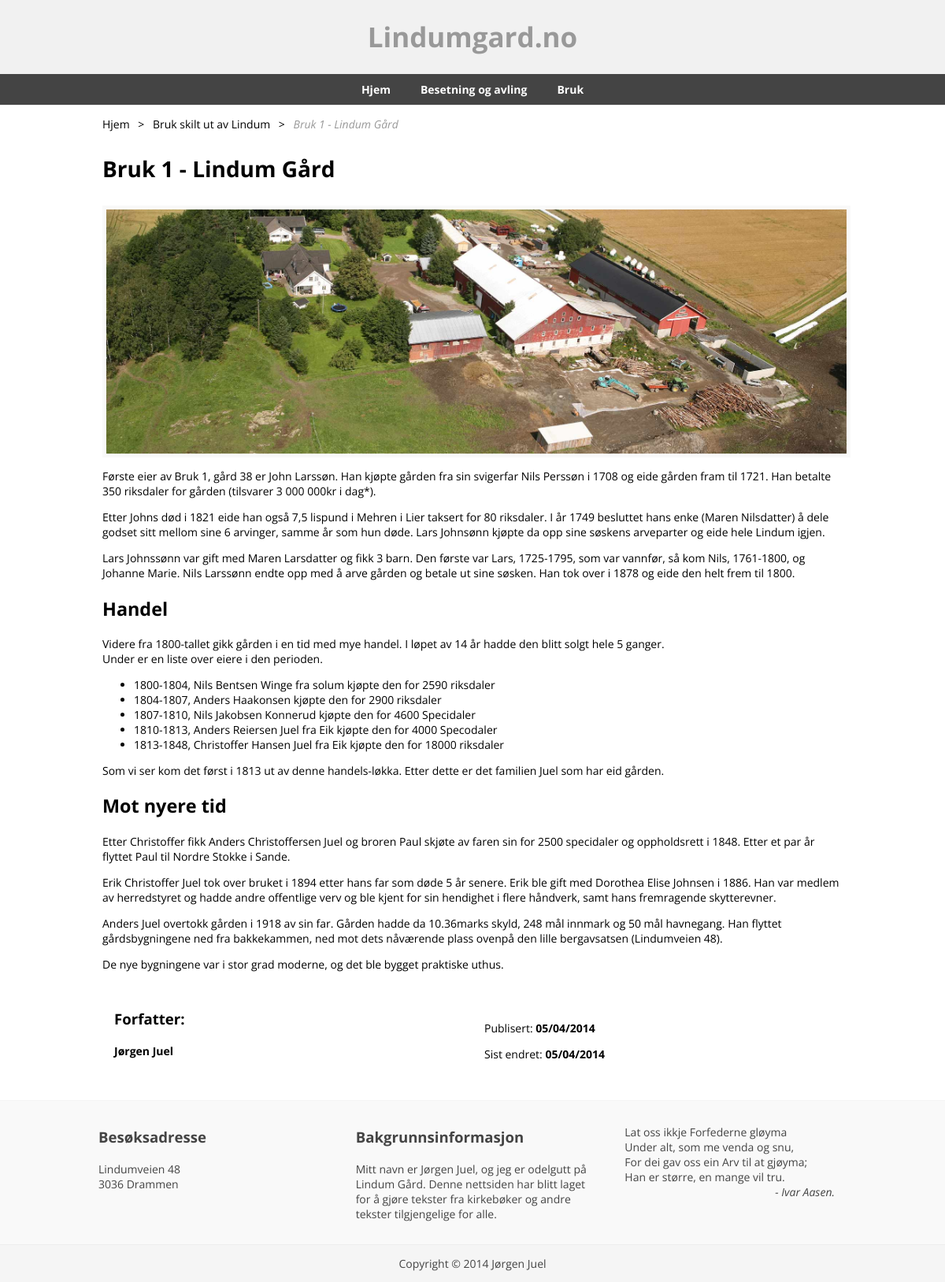
The page /bruk/lindum-gard/ on the database its author committed.
### tables this page shows
CREATE TABLE `meny` (
  `id` int(11) NOT NULL AUTO_INCREMENT,
  `item` int(11) NOT NULL,
  `title` varchar(255) DEFAULT NULL,
  PRIMARY KEY (`id`),
  KEY `fk_menyinnhold` (`item`),
  CONSTRAINT `fk_menyinnhold` FOREIGN KEY (`item`) REFERENCES `innhold` (`id`)
);

CREATE TABLE `innhold` (
  `id` int(11) NOT NULL AUTO_INCREMENT,
  `slug` varchar(255) DEFAULT NULL,
  `title` text,
  `content` text,
  `excerpt` text,
  `created` datetime DEFAULT NULL,
  `modified` datetime DEFAULT NULL,
  `template` varchar(255) DEFAULT NULL,
  `sidebar` tinyint(1) DEFAULT NULL,
  `parent` varchar(255) DEFAULT NULL,
  `parent_url` varchar(255) DEFAULT NULL,
  `author` int(11) DEFAULT NULL,
  PRIMARY KEY (`id`),
  KEY `fk_innhold_forfatter` (`author`),
  CONSTRAINT `fk_innhold_forfatter` FOREIGN KEY (`author`) REFERENCES `forfatter` (`id`) ON DELETE SET NULL ON UPDATE SET NULL
);

### index.php (called while the page is built)
<?php require_once("inc/header.php");?>
<?php require_once($page->template);?>
<?php require_once("inc/footer.php"); ?>

### templates/page.php (the view, shortened to what this page needs)
<div class="content<?php if($page->sidebar) echo " sidebar"; ?>">
  <article>
    <header>
      <?php echo $page->getBreadcrumbs(); ?>
      <h1 class="entry-title"><?php echo $page->title; ?></h1>
    </header>
    <div class="page-content">
      <?php echo $page->content; ?>
    </div>
    <footer class="flex">
      <div class="grow6">
        <h3>Forfatter:</h3>
        <p><strong>Jørgen Juel</strong></p>
      </div>
      <div class="grow6">
        <br>
        <p>Publisert: <strong><?php echo $page->getDate("pub", "d/m/Y"); ?></strong></p>
        <p>Sist endret: <strong><?php echo $page->getDate("pub", "d/m/Y"); ?></strong></p>
      </div>
    </footer>
  </article>
</div>

### inc/header.php (shortened to what this page needs)
<?php
	require_once("functions.php");
	global $conn;
	$page = new Page($conn);
?>
<!doctype html>
<html>
<head>
	<link rel="stylesheet" href="/assets/css/style.css">
</head>
<body>
	<header id="main-header">
		<div class="logo">
			<h1><a href="/">Lindumgard.no</a></h1>
		</div>
		<?php require_once("menu.php"); ?>
	</header>
	<section class="main">

### inc/menu.php (shortened to what this page needs)
<nav>
  <ul id="main-menu">
    <li <?php if($page->slug == "home") echo ' class="active"'; ?>><a href="/index.php">Hjem</a></li>
<?php foreach($page->getMenu() as $item):?>
  <li<?php if($item->slug == $page->slug) echo ' class="active"'; ?>>
    <a href="/<?php echo $item->slug; ?>"><?php echo $item->title ?></a>
  </li>
<?php endforeach; ?>
  </ul>
</nav>

### inc/functions.php (shortened to what this page needs)
<?php
class Page{
  public $slug;
  public static $connect;
  public $title;
  public $parent;
  public $parent_url = "";
  function __construct($connect)
  {
    self::$connect = $connect;
    if($this->slug == "home"){
      $this->title = "Hjem";
      $this->template = "templates/home.php";
    }else{
      $this->retrievePage();
    }
  }
  protected  function retrievePage()
  {
    try{
      $stmt = self::$connect->prepare("
        SELECT innhold.id AS id, slug, title, content, excerpt, created, modified, template, sidebar, parent, parent_url, concat(fornavn, ' ', etternavn) AS forfatter, epost
        FROM innhold
        LEFT OUTER JOIN forfatter ON author = forfatter.id
        WHERE slug = :slug
        LIMIT 1;"
      );
      $stmt->bindParam(":slug", $this->slug, PDO::PARAM_STR);
      $stmt->setFetchMode(PDO::FETCH_INTO, $this);
      $stmt->execute();
    }catch(PDOException $e){
      echo 'ERROR: '. $e->getMessage();
    }
  }
  protected function assignSlug()
  {
    if(isset($_GET["q"])){
      $slug = $_GET["q"];
      $pos = strpos($slug, "/");
      if($pos !== false){
        $slug = substr($slug, $pos+1, strlen($slug));
      }
      $this->slug = $slug;
    }else{
      $this->slug = "home";
    }
  }
  public static function getMenu()
  {
    try{
      $stmt = self::$connect->prepare('SELECT meny.id, meny.title, slug FROM meny INNER JOIN innhold ON meny.item = innhold.id; ');
      $stmt->execute();
      $result = $stmt->fetchAll(PDO::FETCH_OBJ);
      if(count($result)){
        return $result;
      }else{
        return 0;
      }
    }catch(PDOException $e){
      echo 'ERROR: '. $e->getMessage();
    }
  }
  public function getBreadcrumbs()
  {
    $sep = ' > ';
    $output = '<p class="breadcrumbs">';
    $output .= '<a href="/">Hjem</a>';
    $output .= $sep;
    if(!empty($this->parent)){
      $output .= '<a href="/'.$this->parent_url.'">'.$this->parent.'</a> ';
      $output .= $sep;
    }
    $output .= '<span class="current">'.$this->title.'</span>';
    $output .= '</p>';
    return $output;
  }
  public function getDate($type = "pub", $format = "")
  {
    switch($type){
      case "pub":
        $time = $this->created;
        break;
    }
    $date = new DateTime($time);
    return $date->format($format);
  }
}

### inc/footer.php (shortened to what this page needs)
	</section>
	<footer class="main-footer">
    <div class="info">
      <div class="flex">
        <div class="grow4">
          <h3>Besøksadresse</h3>
          <p>Lindumveien 48<br>3036 Drammen</p>
        </div>
        <div class="grow4">
          <h3>Bakgrunnsinformasjon</h3>
          <p>Mitt navn er Jørgen Juel, og jeg er odelgutt på Lindum Gård. Denne nettsiden har blitt laget for å gjøre tekster fra kirkebøker og andre tekster tilgjengelige for alle.</p>
        </div>
        <div class="grow4">
          <blockquote><p>Lat oss ikkje Forfederne gløyma<br>
            Under alt, som me venda og snu,<br>
            For dei gav oss ein Arv til at gjøyma;<br>
            Han er større, en mange vil tru.
            <span class="by">Ivar Aasen.</span></p></blockquote>
        </div>
      </div>
    </div>
    <div class="copyright">
      <div>
    		<p>Copyright &copy; 2014 Jørgen Juel</p>
      </div>
    </div>
	</footer>
</body>
</html>

### assets/css/style.css (style rules this page uses)
body, html { margin: 0; padding: 0; }
body { display: -moz-flex; display: -webkit-flex; display: flex; flex-direction: column; flex-wrap: wrap; align-items: center; justify-content: center; font-size: 14px; }
* { font-family: "open sans", arial, sans-serif; }
h1 { font-size: 2em; }
h2 { font-size: 1.67em; }
h3 { font-size: 1.33em; }
blockquote { margin: 15px; }
blockquote .by { font-style: italic; text-align: right; display: block; }
blockquote .by:before { content: "- "; }
.breadcrumbs a { color: #000; text-decoration: none; margin-right: 7px; margin-left: 7px; }
.breadcrumbs a:first-child { margin-left: 0px; }
.breadcrumbs .current { color: #999; margin-left: 7px; font-style: italic; }
header#main-header { display: -moz-flex; display: -webkit-flex; display: flex; flex-direction: column; flex-wrap: nowrap; justify-content: center; align-items: center; background: #f1f1f1; border-bottom: 1px solid #e5e5e5; width: 100%; }
header#main-header .logo h1 { font-size: 2.5em; text-align: center; }
header#main-header .logo a { color: #999; text-shadow: -3px -3px 1px rgba(0, 0, 0, 0.9) inset; text-decoration: none; }
header#main-header nav { display: -moz-flex; display: -webkit-flex; display: flex; background: #444; flex-direction: row; flex-wrap: wrap; justify-content: center; width: 100%; -webkit-transition: box-shadow 0.3s ease-in-out; -moz-transition: box-shadow 0.3s ease-in-out; -ms-transition: box-shadow 0.3s ease-in-out; -o-transition: box-shadow 0.3s ease-in-out; transition: box-shadow 0.3s ease-in-out; z-index: 50; }
header#main-header nav ul { display: -moz-flex; display: -webkit-flex; display: flex; flex-direction: row; flex-wrap: nowrap; margin: 0; padding: 0; line-height: 39px; }
header#main-header nav ul li { list-style: none; -webkit-transition: all .3s; -moz-transition: all .3s; -ms-transition: all .3s; -o-transition: all .3s; transition: all .3s; padding: 0 4px; margin-right: 30px; }
header#main-header nav ul li:last-child { margin-right: 0; }
header#main-header nav ul li a { color: #fff; text-decoration: none; font-weight: bold; font-size: 14px; }
section.main .content { display: -moz-flex; display: -webkit-flex; display: flex; flex-direction: row; flex-wrap: wrap; align-items: flex-start; justify-content: center; }
section.main article { width: 940px; }
section.main img { padding: 5px; border: 1px solid $ccc; background: #f9f9f9; display: block; }
section.main img.full { width: 100%; height: auto; }
.flex { display: -moz-flex; display: -webkit-flex; display: flex; flex-flow: row wrap; justify-content: space-around; }
.flex > * { padding: 15px; -webkit-box-sizing: border-box; -moz-box-sizing: border-box; box-sizing: border-box; }
.flex .grow6 { width: 50%; }
.flex .grow4 { width: 33.3333%; }
footer.main-footer { background: #f5f5f5; color: #444; width: 100%; margin-top: 20px; display: -moz-flex; display: -webkit-flex; display: flex; flex-direction: column; flex-wrap: wrap; justify-content: center; }
footer.main-footer > div { width: 100%; display: -moz-flex; display: -webkit-flex; display: flex; flex-direction: row; flex-wrap: nowrap; justify-content: center; }
footer.main-footer > div > div { width: 980px; }
footer.main-footer .info { background-color: #f9f9f9; border-top: 1px solid #f5f5f5; }
footer.main-footer .copyright { border-top: 1px solid #eee; background: #f5f5f5; text-align: center; }

### rows shown on the page
meny: title "Besetning og avling"
meny: title "Bruk"
innhold: parent "Bruk skilt ut av Lindum", title "Bruk 1 - Lindum Gård", content (picture), content "Første eier av Bruk 1, gård 38 er John Larssøn. Han kjøpte gården fra sin svigerfar Nils Perssøn i 1708 og eide gården fram til 1721. Han betalte 350 riksdaler for gården (tilsvarer 3 000 000kr i dag*). Etter Johns død i 1821 eide han også 7,5 lispund i Mehren i Lier taksert for 80 riksdaler. I år 1749 besluttet hans enke (Maren Nilsdatter) å dele godset sitt mellom sine 6 arvinger, samme år som hun døde. Lars Johnsønn kjøpte da opp sine søskens arveparter og eide hele Lindum igjen. Lars Johnssønn var gift med Maren Larsdatter og fikk 3 barn. Den første var Lars, 1725-1795, som var vannfør, så kom Nils, 1761-1800, og Johanne Marie. Nils Larssønn endte opp med å arve gården og betale ut sine…", created "05/04/2014"

### other values the page prints
$page->getBreadcrumbs() ">"
